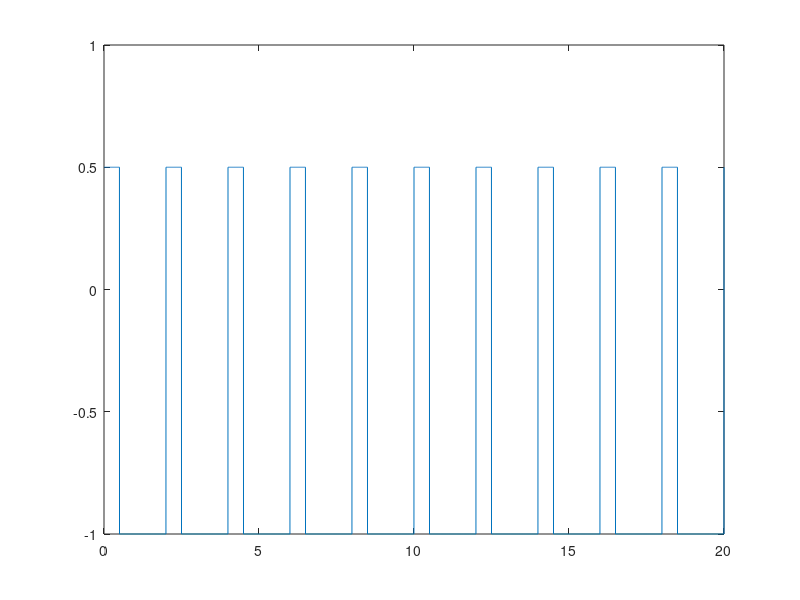

This figure's MATLAB source:
% Ex1
 Fs1=1000/2; % Cele trei frecvente cu ajutorul carora putem alege rezolutia
 Fs2= 1000/20; % 2ms, 20 ms sau 200 ms. 
 Fs3= 1000/200;
 Fs=Fs1; % Alegem una din cele trei rezolutii dorite
 Per=2; % Perioada semnalului dreptunghiular
 Factor_ump= 0.25; % Factor umplere
 Max=0.5; % Valoare maxima
 Min= -1; % Valoare minima
 T_max_per=0.25*2; % Timpul dintr-o perioada in care avem semnal dreptunghiular
 
  T=20;
  % Valoare aleasa pentru a putea vedea mai multe perioada. Poate fi
  % modificata dupa preferinte.
  
 for i=1:Fs*T  %numarul de esantioane intr-un timp T este egal cu Fs*T
     
     % Pentru a lua decizia de minim sau maxim va trebui sa vedem la ce
     % moment de timp dintr-o perioada se afla esantionul respectiv.
     % Decizia se va lua pe baza factorului de umplere
     
     a= rem(i/Fs,Per); %Calculam restul impartirii la perioada pentru a vedea
     % daca suntem la inceputul perioadei sau dupa jumatatea acesteia. 
     % Valorile pot fi 0 sau 1.
    intreg=floor(T);
    fract=T-intreg; % Metoda pentru calculul partii fractionare
    a=a+fract; % Aflam astfel in ce moment de timp din acea perioada se afla
    % esantionul curent. Decizia se va lua pe baza acestui lucru.

 if a < T_max_per % Conditia sa avem maxim ( esantionul se afla in perioada
     % "de umplere" a semnalului
     s(i)= Max;
 else s(i)= Min; %minimul
 end
 end
 
  t=1/Fs:1/Fs:T; % Afisarea grafica a semnalului
    plot (t,s)